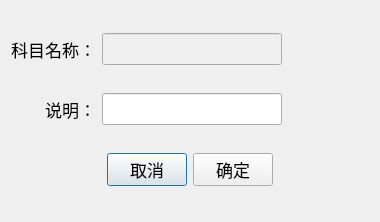
<?xml version="1.0" encoding="UTF-8"?>
<ui version="4.0">
 <class>EditSubject</class>
 <widget class="QDialog" name="EditSubject">
  <property name="geometry">
   <rect>
    <x>0</x>
    <y>0</y>
    <width>380</width>
    <height>222</height>
   </rect>
  </property>
  <property name="windowTitle">
   <string>编辑科目</string>
  </property>
  <property name="styleSheet">
   <string notr="true"> 	font-family:Microsoft Yahei;
    font-size:13pt;</string>
  </property>
  <layout class="QVBoxLayout" name="verticalLayout">
   <item>
    <layout class="QHBoxLayout" name="horizontalLayout">
     <item>
      <widget class="QLabel" name="label">
       <property name="minimumSize">
        <size>
         <width>85</width>
         <height>0</height>
        </size>
       </property>
       <property name="text">
        <string>科目名称：</string>
       </property>
       <property name="alignment">
        <set>Qt::AlignRight|Qt::AlignTrailing|Qt::AlignVCenter</set>
       </property>
      </widget>
     </item>
     <item>
      <widget class="QLineEdit" name="lineEdit">
       <property name="enabled">
        <bool>false</bool>
       </property>
       <property name="minimumSize">
        <size>
         <width>180</width>
         <height>0</height>
        </size>
       </property>
      </widget>
     </item>
     <item>
      <spacer name="horizontalSpacer">
       <property name="orientation">
        <enum>Qt::Horizontal</enum>
       </property>
       <property name="sizeHint" stdset="0">
        <size>
         <width>40</width>
         <height>20</height>
        </size>
       </property>
      </spacer>
     </item>
    </layout>
   </item>
   <item>
    <layout class="QHBoxLayout" name="horizontalLayout_2">
     <item>
      <widget class="QLabel" name="label_2">
       <property name="minimumSize">
        <size>
         <width>85</width>
         <height>0</height>
        </size>
       </property>
       <property name="text">
        <string>说明：</string>
       </property>
       <property name="alignment">
        <set>Qt::AlignRight|Qt::AlignTrailing|Qt::AlignVCenter</set>
       </property>
      </widget>
     </item>
     <item>
      <widget class="QLineEdit" name="lineEdit_2">
       <property name="enabled">
        <bool>true</bool>
       </property>
       <property name="minimumSize">
        <size>
         <width>180</width>
         <height>0</height>
        </size>
       </property>
      </widget>
     </item>
     <item>
      <spacer name="horizontalSpacer_2">
       <property name="orientation">
        <enum>Qt::Horizontal</enum>
       </property>
       <property name="sizeHint" stdset="0">
        <size>
         <width>40</width>
         <height>20</height>
        </size>
       </property>
      </spacer>
     </item>
    </layout>
   </item>
   <item>
    <layout class="QHBoxLayout" name="horizontalLayout_9">
     <item>
      <spacer name="horizontalSpacer_5">
       <property name="orientation">
        <enum>Qt::Horizontal</enum>
       </property>
       <property name="sizeHint" stdset="0">
        <size>
         <width>40</width>
         <height>20</height>
        </size>
       </property>
      </spacer>
     </item>
     <item>
      <widget class="QPushButton" name="cancel">
       <property name="text">
        <string>取消</string>
       </property>
      </widget>
     </item>
     <item>
      <widget class="QPushButton" name="ok">
       <property name="text">
        <string>确定</string>
       </property>
      </widget>
     </item>
     <item>
      <spacer name="horizontalSpacer_6">
       <property name="orientation">
        <enum>Qt::Horizontal</enum>
       </property>
       <property name="sizeHint" stdset="0">
        <size>
         <width>40</width>
         <height>20</height>
        </size>
       </property>
      </spacer>
     </item>
    </layout>
   </item>
  </layout>
 </widget>
 <layoutdefault spacing="6" margin="11"/>
 <resources/>
 <connections/>
</ui>
